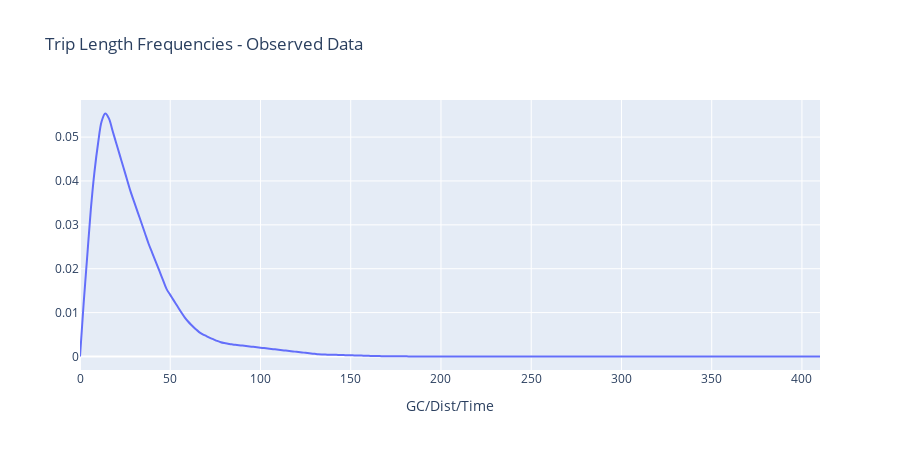
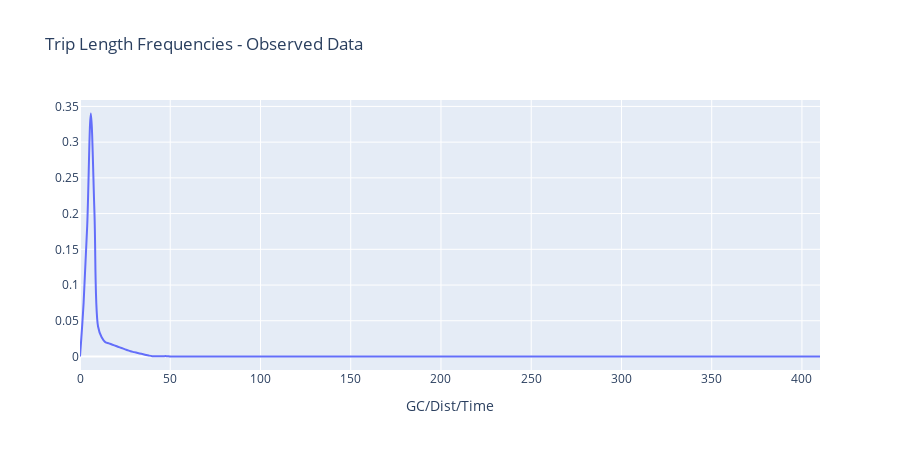

Write notebook code for charts like these, in order.
### Code cell
# MAKE INTERACTIVE CHART
py.offline.init_notebook_mode(connected=True)

lstTripPurp  = dfTLF_Obs['TRIPPURP'].unique().tolist() # HBW, HBShp, HBOth,...
lstTLFType   = dfTLF_Obs['TLFTYPE' ].unique().tolist() # GC, Time, Dist
    
selectTripPurp  = widgets.SelectMultiple(options=lstTripPurp, value=('HBW'        ,), description='Trip Purpose')
selectTLFType   = widgets.SelectMultiple(options=lstTLFType , value=('GC'         ,), description='TLF Type'    )
selectPreset    = widgets.Select(options=dfZoomPresets['PRESET'].tolist(), value='All', description='Zoom Presets')

#custom extents
xmin = widgets.Text(value='0', description='X Min')
xmax = widgets.Text(value='60', description='X Max')
ymin = widgets.Text(value='0', description='Y Min')
ymax = widgets.Text(value='.01', description='Y Max')

widgets.interactive(update_plot_obs, trippurps=selectTripPurp, tlftypes=selectTLFType, zoompreset=selectPreset, xmin=xmin, xmax=xmax, ymin=ymin, ymax=ymax)

### Figure 1 — Plotly figure (JSON) as saved in the notebook; plotly's stock layout.template omitted (floating-point values rounded to 4 significant figures; data arrays with more than 128 entries replaced by an {"elided": "..."} marker saying what was removed)
{"data": [{"line": {"shape": "spline"}, "mode": "lines", "name": "HBW GC", "type": "scatter", "x": {"elided": "206 int values"}, "y": {"elided": "206 float values"}}], "layout": {"height": 450, "title": {"text": "Trip Length Frequencies - Observed Data"}, "xaxis": {"range": [null, null], "title": {"text": "GC/Dist/Time"}}, "yaxis": {"range": [null, null], "title": {"text": ""}}}}

### Figure 2 — Plotly figure (JSON) as saved in the notebook; plotly's stock layout.template omitted (floating-point values rounded to 4 significant figures; data arrays with more than 128 entries replaced by an {"elided": "..."} marker saying what was removed)
{"data": [{"line": {"shape": "spline"}, "mode": "lines", "name": "HBSchPr GC", "type": "scatter", "x": {"elided": "206 int values"}, "y": {"elided": "206 float values"}}], "layout": {"height": 450, "title": {"text": "Trip Length Frequencies - Observed Data"}, "xaxis": {"range": [null, null], "title": {"text": "GC/Dist/Time"}}, "yaxis": {"range": [null, null], "title": {"text": ""}}}}
